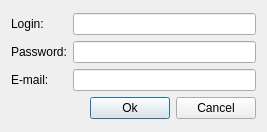
<?xml version="1.0" encoding="UTF-8"?>
<ui version="4.0">
 <class>Dialog</class>
 <widget class="QDialog" name="Dialog">
  <property name="geometry">
   <rect>
    <x>0</x>
    <y>0</y>
    <width>267</width>
    <height>132</height>
   </rect>
  </property>
  <property name="windowTitle">
   <string>Dialog</string>
  </property>
  <layout class="QGridLayout" name="gridLayout">
   <item row="0" column="0">
    <layout class="QVBoxLayout" name="verticalLayout_3">
     <item>
      <layout class="QHBoxLayout" name="horizontalLayout">
       <item>
        <layout class="QVBoxLayout" name="verticalLayout_2">
         <item>
          <widget class="QLabel" name="label">
           <property name="text">
            <string>Login:</string>
           </property>
          </widget>
         </item>
         <item>
          <widget class="QLabel" name="label_2">
           <property name="text">
            <string>Password:</string>
           </property>
          </widget>
         </item>
         <item>
          <widget class="QLabel" name="label_3">
           <property name="text">
            <string>E-mail:</string>
           </property>
          </widget>
         </item>
        </layout>
       </item>
       <item>
        <layout class="QVBoxLayout" name="verticalLayout">
         <item>
          <widget class="QLineEdit" name="login"/>
         </item>
         <item>
          <widget class="QLineEdit" name="password"/>
         </item>
         <item>
          <widget class="QLineEdit" name="email"/>
         </item>
        </layout>
       </item>
      </layout>
     </item>
     <item>
      <layout class="QHBoxLayout" name="horizontalLayout_2">
       <item>
        <spacer name="horizontalSpacer">
         <property name="orientation">
          <enum>Qt::Horizontal</enum>
         </property>
         <property name="sizeHint" stdset="0">
          <size>
           <width>40</width>
           <height>20</height>
          </size>
         </property>
        </spacer>
       </item>
       <item>
        <widget class="QPushButton" name="ok">
         <property name="text">
          <string>Ok</string>
         </property>
        </widget>
       </item>
       <item>
        <widget class="QPushButton" name="cancel">
         <property name="text">
          <string>Cancel</string>
         </property>
        </widget>
       </item>
      </layout>
     </item>
    </layout>
   </item>
  </layout>
 </widget>
 <resources/>
 <connections/>
</ui>
